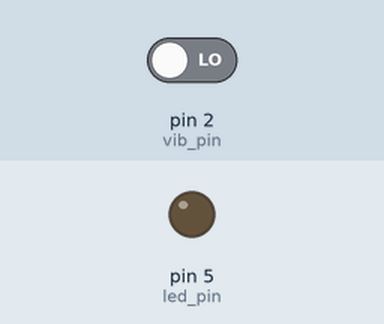
Simulated run of this sketch. Board: Arduino Uno, built with avr-gcc and run on an emulated ATmega328P. On the bench: output pins drawn as LEDs (lit = HIGH). The inputs (shaded band) are chosen by the test bench; at power-on: pin 2 (vib_pin) LOW.

Above: at 1.2 s.
1.3 s: pin 2 (vib_pin) driven HIGH
At 2.4 s:
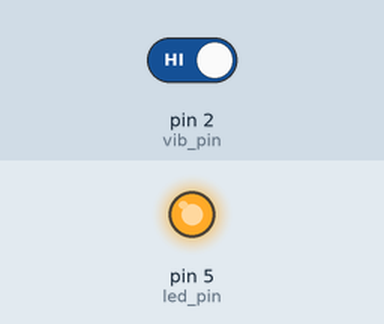
2.8 s: pin 2 (vib_pin) driven LOW
At 3.5 s:
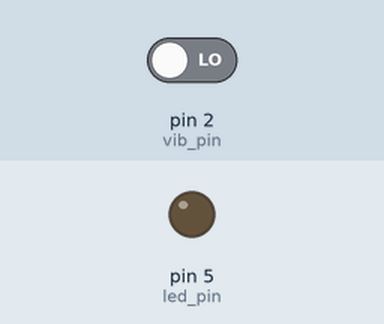
Timing chart, 0 to 5.8 s (numbered marks = the images above; inputs shaded):
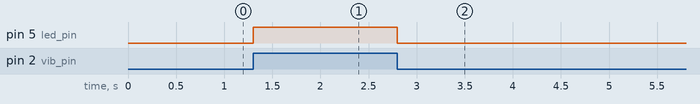

The sketch:

vibration_sensor_module__code_.ino
```cpp
int vib_pin=2;
int led_pin=5;

void setup()
{
  pinMode(vib_pin,INPUT);
  pinMode(led_pin,OUTPUT);
}

void loop()
{
  int val;
  val=digitalRead(vib_pin);
  if(val==1)
  {
    digitalWrite(led_pin,HIGH);
   }
   else
   digitalWrite(led_pin,LOW);
}
// KARTHIK M N - 211039037
```

Measured:
- after the input at 1.3 s, pin 5 (led_pin): LOW → HIGH at once
- after the input at 2.8 s, pin 5 (led_pin): HIGH → LOW at once
